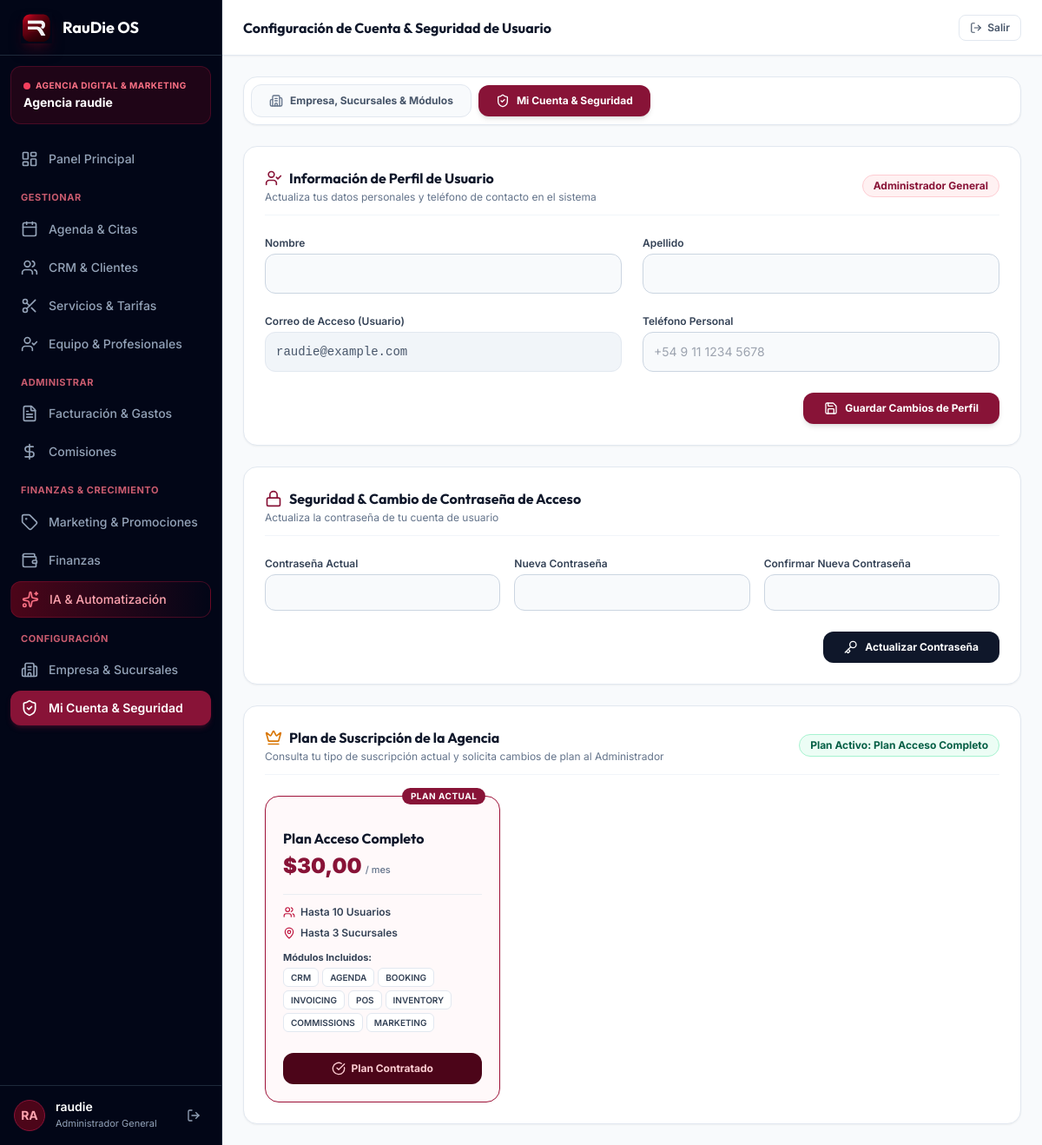
The page /business/config/cuenta/ (signed in) on the database as committed earlier.
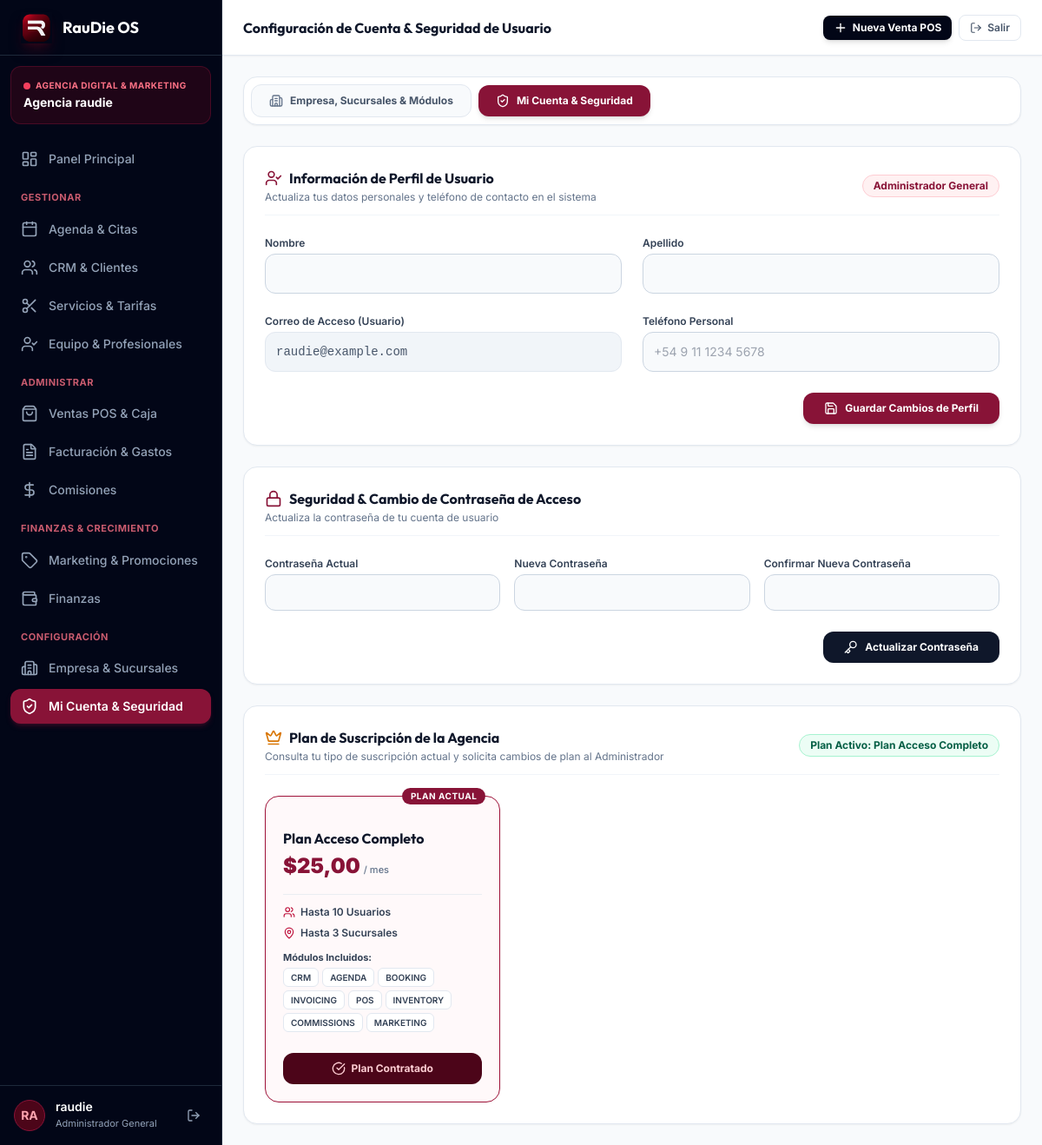
The same page on the database as committed later.
### apps/superadmin/models.py (models this page shows, shortened)
class SubscriptionPlan(TimeStampedModel):
    PLAN_CODE_CHOICES = [
        ('STARTER', 'Plan Inicial (Starter)'),
        ('PRO', 'Plan Profesional (Pro)'),
        ('ENTERPRISE', 'Plan Corporativo (Enterprise)'),
    ]
    name = models.CharField(max_length=100, verbose_name="Nombre del Plan")
    code = models.CharField(max_length=50, choices=PLAN_CODE_CHOICES, unique=True, verbose_name="Código de Plan")
    monthly_price = models.DecimalField(max_digits=10, decimal_places=2, default=Decimal('29.00'), verbose_name="Precio Mensual ($)")
    annual_price = models.DecimalField(max_digits=10, decimal_places=2, default=Decimal('290.00'), verbose_name="Precio Anual ($)")
    max_users = models.IntegerField(default=5, verbose_name="Límite de Usuarios")
    max_branches = models.IntegerField(default=2, verbose_name="Límite de Sucursales")
    included_modules = models.JSONField(default=list, blank=True, verbose_name="Módulos Incluidos")
    show_on_landing = models.BooleanField(default=True, verbose_name="Mostrar en Landing Page / Index")
    is_active = models.BooleanField(default=True, verbose_name="Plan Activo")
    class Meta:
        verbose_name = "Plan de Suscripción"
        verbose_name_plural = "Planes de Suscripción"

### apps/business/views.py (the view, shortened to what this page needs)
# urls.py: path('config/cuenta/', views.user_profile_config_view, name='user_profile_config'),
@login_required(login_url='login')
@ensure_csrf_cookie
def user_profile_config_view(request):
    business = getattr(request, 'current_business', None) or request.user.business
    from apps.superadmin.models import SubscriptionPlan, BusinessSubscription
    subscription = getattr(business, 'subscription', None) if business else None
    available_plans = SubscriptionPlan.objects.filter(is_active=True).order_by('monthly_price')
    return render(request, 'business/config_user.html', {
        'business': business,
        'subscription': subscription,
        'available_plans': available_plans,
    })

### apps/business/context_processors.py (called while the page is built)
def business_context(request):
    business = getattr(request, 'current_business', None)
    if not business and request.user.is_authenticated and getattr(request.user, 'business', None):
        business = request.user.business
    all_module_keys = ['crm', 'agenda', 'booking', 'invoicing', 'pos', 'inventory', 'commissions', 'ai_engine', 'marketing']
    modules_enabled = {}
    if business:
        enabled_list = business.enabled_modules or all_module_keys
        for key in all_module_keys:
            modules_enabled[key] = (key in enabled_list) if enabled_list else True
    else:
        for key in all_module_keys:
            modules_enabled[key] = True
    return {
        'current_business': business,
        'modules_enabled': modules_enabled,
        'business_type_display': business.get_business_type_display() if business else 'Agencia'
    }

### templates/business/config_user.html (shortened to what the changed rows need)
{% extends 'base.html' %}
{% block header_title %}Configuración de Cuenta & Seguridad de Usuario{% endblock %}
{% block content %}
<div class="space-y-6 max-w-4xl mx-auto">
    <div id="subscription-section" class="glass-card bg-white p-6 rounded-2xl space-y-6 border border-slate-200 shadow-sm scroll-mt-6">
        <div class="grid grid-cols-1 md:grid-cols-3 gap-4">
            {% for plan in available_plans %}
            <div class="p-5 rounded-2xl border transition relative flex flex-col justify-between space-y-4 {% if subscription.plan and subscription.plan.id == plan.id %}border-rose-800 bg-rose-50/40 shadow-sm{% elif subscription.pending_plan and subscription.pending_plan.id == plan.id %}border-amber-400 bg-amber-50/50{% else %}border-slate-200 bg-slate-50/60 hover:bg-white hover:border-slate-300{% endif %}">
                {% if subscription.plan and subscription.plan.id == plan.id %}
                <span class="absolute -top-2.5 right-4 px-2.5 py-0.5 bg-rose-900 text-white rounded-full text-[10px] font-bold uppercase tracking-wider">
                    Plan Actual
                </span>
                {% elif subscription.pending_plan and subscription.pending_plan.id == plan.id %}
                <span class="absolute -top-2.5 right-4 px-2.5 py-0.5 bg-amber-600 text-white rounded-full text-[10px] font-bold uppercase tracking-wider">
                    Solicitado
                </span>
                {% endif %}
                <div>
                    <div class="font-display font-bold text-base text-slate-900">{{ plan.name }}</div>
                    <div class="text-xs text-slate-500 mt-1 flex items-baseline gap-1">
                        <span class="text-2xl font-black text-rose-900">${{ plan.monthly_price }}</span>
                        <span class="text-[11px] font-medium text-slate-500">/ mes</span>
                    </div>
                    <div class="mt-4 pt-3 border-t border-slate-200/70 space-y-2 text-xs text-slate-600">
                        <div class="flex items-center gap-1.5 text-slate-700 font-semibold">
                            <i data-lucide="users" class="w-3.5 h-3.5 text-rose-700"></i>
                            <span>Hasta {{ plan.max_users }} Usuarios</span>
                        </div>
                        <div class="flex items-center gap-1.5 text-slate-700 font-semibold">
                            <i data-lucide="map-pin" class="w-3.5 h-3.5 text-rose-700"></i>
                            <span>Hasta {{ plan.max_branches }} Sucursales</span>
                        </div>
                        <div class="pt-1">
                            <span class="text-[11px] font-bold text-slate-700 block mb-1">Módulos Incluidos:</span>
                            <div class="flex flex-wrap gap-1">
                                {% for mod_code in plan.included_modules %}
                                <span class="px-2 py-0.5 rounded-md bg-white border border-slate-200 text-[10px] font-semibold text-slate-700">
                                    {{ mod_code|upper }}
                                </span>
                                {% endfor %}
                            </div>
                        </div>
                    </div>
                </div>
                <div class="pt-2">
                    {% if subscription.plan and subscription.plan.id == plan.id %}
                    <button type="button" disabled class="w-full py-2.5 rounded-xl bg-rose-950 text-rose-200 font-bold text-xs cursor-default flex items-center justify-center gap-1.5">
                        <i data-lucide="check-circle" class="w-4 h-4"></i> Plan Contratado
                    </button>
                    {% elif subscription.pending_plan and subscription.pending_plan.id == plan.id %}
                    <button type="button" disabled class="w-full py-2.5 rounded-xl bg-amber-200 text-amber-900 font-bold text-xs cursor-default flex items-center justify-center gap-1.5">
                        <i data-lucide="clock" class="w-4 h-4"></i> Pendiente de Aprobación
                    </button>
                    {% endif %}
                </div>
            </div>
            {% endfor %}
        </div>
    </div>
</div>
{% endblock %}

### templates/base.html (shortened to what the changed rows need)
<!DOCTYPE html>
<html lang="es" class="h-full bg-slate-50 text-slate-900">
<head>
    <script src="https://cdn.tailwindcss.com"></script>
</head>
<body class="h-full font-sans antialiased bg-slate-50 text-slate-900 flex flex-col md:flex-row custom-scrollbar">
    <aside class="w-64 h-screen sticky top-0 bg-slate-950 border-r border-slate-800 flex flex-col justify-between hidden md:flex shrink-0 overflow-hidden">
        <div class="flex flex-col flex-1 min-h-0">
            <div class="h-16 flex items-center px-6 border-b border-slate-800 justify-between shrink-0">
                <div class="flex items-center gap-3">
                    <div>
                        <h1 class="font-display font-bold text-lg text-white leading-none">RauDie OS</h1>
                    </div>
                </div>
            </div>
            <nav class="px-3 space-y-1 flex-1 overflow-y-auto custom-scrollbar py-2">
                {% if modules_enabled.pos %}
                <a href="{% url 'pos_terminal' %}" class="flex items-center gap-3 px-3 py-2.5 rounded-xl text-sm font-medium transition {% if request.resolver_match.url_name == 'pos_terminal' %}bg-rose-900 text-white font-semibold shadow-md shadow-rose-900/30{% else %}text-slate-400 hover:text-white hover:bg-slate-900{% endif %}">
                    <i data-lucide="shopping-bag" class="w-5 h-5"></i>
                    <span>Ventas POS & Caja</span>
                </a>
                {% endif %}
                {% if modules_enabled.ai_engine %}
                <a href="{% url 'ai_dashboard' %}" class="flex items-center gap-3 px-3 py-2.5 rounded-xl text-sm font-medium transition border border-rose-800/40 bg-gradient-to-r from-rose-950 to-slate-950 text-rose-300 hover:text-white hover:from-rose-900 hover:to-slate-900 shadow-sm">
                    <i data-lucide="sparkles" class="w-5 h-5 text-rose-400"></i>
                    <span>IA & Automatización</span>
                </a>
                {% endif %}
            </nav>
        </div>
    </aside>
    <div class="flex-1 flex flex-col min-w-0 min-h-screen md:h-screen overflow-x-hidden">
        <header class="h-16 bg-white border-b border-slate-200 flex items-center justify-between px-3 sm:px-6 shrink-0 shadow-sm sticky top-0 z-30">
            <div class="flex items-center gap-2 min-w-0 flex-1 mr-2">
                <h2 class="text-xs sm:text-base font-bold text-slate-900 font-display truncate">{% block header_title %}Panel Principal{% endblock %}</h2>
            </div>
            <div class="flex items-center gap-2 shrink-0">
                {% if modules_enabled.pos %}
                <a href="{% url 'pos_terminal' %}" class="flex items-center gap-1.5 px-3 py-1.5 rounded-lg text-xs font-bold bg-slate-950 hover:bg-rose-900 text-white shadow-md transition whitespace-nowrap">
                    <i data-lucide="plus" class="w-4 h-4"></i>
                    <span class="hidden sm:inline">Nueva Venta POS</span>
                </a>
                {% endif %}
            </div>
        </header>
        <main class="flex-1 overflow-y-auto p-3.5 sm:p-6 custom-scrollbar bg-slate-50">
            {% block content %}{% endblock %}
        </main>
    </div>
</body>
</html>

Rows that differ between the two databases and show on the page:
changed SubscriptionPlan "Plan Acceso Completo": monthly_price "30,00" → "25,00"
Other text that changed with them:
text no longer shown: "IA & Automatización"
text now shown: "Ventas POS & Caja Nueva Venta POS"
